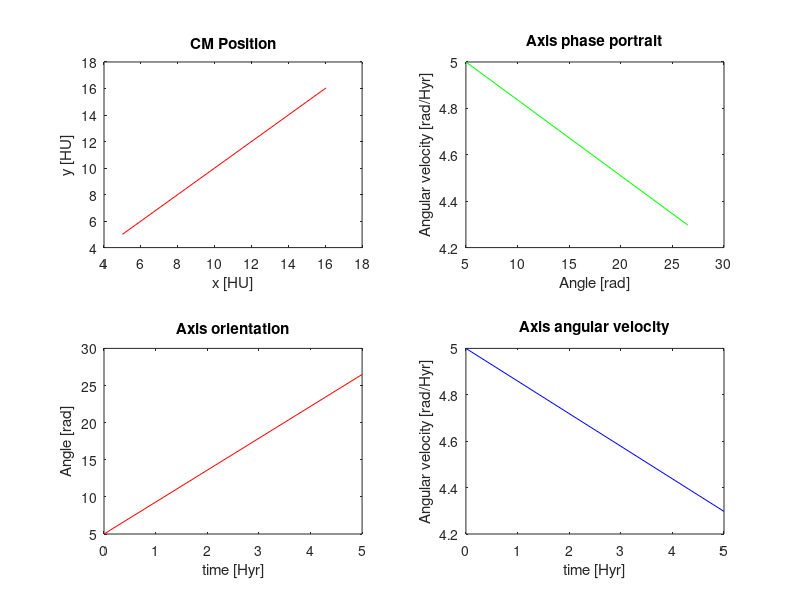

Recreate this plot in MATLAB.
%
% Simulation of chaotic tumbing of Hyperion, Saturn's moon, with Euler Cromer method
% Based on 'Computational Physics' book by N Giordano and H Nakanishi, Section 4.6
%
% by Kevin Berwick, revised to plot in place by Hisao Nakanishi, modified by Denes Molnar
%
clear all;
%
% Read initial conditions
% 
% position and velocity
x0 = input('Hyperion CM location: x [HU]: ');
y0 = input('                      y [HU]: ');
vx = input('                 v_x [HU/Hyr]: ');
vy = input('                 v_y [HU/Hyr]: ');
% angle (-pi,pi] and angular velocity
theta0 = input('Axis angle [rad]: ');
omega0 = input('Axis angular velocity [rad/Hyr]: ');
%
% Initialize computational parameters
%
t_end = input('simulation end time [Hyr]: ');
dt = input('dt [Hyr]: ');
nsteps = floor(t_end / dt + 0.5);
% storage for time history
x = zeros(nsteps + 1, 1);
y = zeros(nsteps + 1, 1);
theta = zeros(nsteps + 1, 1);
omega = zeros(nsteps + 1, 1);
t = zeros(nsteps + 1, 1);
% initialize using initconds
x(1) = x0;
y(1) = y0;
theta(1) = theta0;
omega(1) = omega0;
t(1) = 0;
%
% Euler-Cromer time evolution
%
GM = 4 * pi^2;  % G * M_saturn in HU-Hyr units
for i = 1:nsteps
    % radius for CM
    r = sqrt(x(i)^2 + y(i)^2);
    % update CM position
    vx_new = vx - GM * x(i) * dt / r^3;
    vy_new = vy - GM * y(i) * dt / r^3;
    x(i+1) = x(i) + vx_new * dt;
    y(i+1) = y(i) + vy_new * dt;
    t(i+1) = t(i) + dt;
    % update axis tilt and angular velocity
    omega(i+1) = omega(i) - dt * 3. * GM / r^5 ...
                 * (x(i) * sin(theta(i)) - y(i) * cos(theta(i))) ...
                 * (x(i) * cos(theta(i)) + y(i) * sin(theta(i)));
    theta(i+1) = theta(i) + omega(i+1) * dt;
    % map angle to (-pi,pi]
    x1 = theta(i+1) - floor(theta(i+1)/(2*pi)) * 2*pi;
    if (x1 > pi)
        theta(i+1) = x1 - 2*pi;
    end
    % update velocity (not stored in time history)
    vx = vx_new;
    vy = vy_new;
end
%
% Plot the results
%
clf;
subplot(2, 2, 1);
plot(x, y, 'r');
xlabel('x [HU]');
ylabel('y [HU]');
title('CM Position');
%
subplot(2, 2, 2);
plot(theta, omega, 'g');
xlabel('Angle [rad]');
ylabel('Angular velocity [rad/Hyr]');
title('Axis phase portrait');
%
subplot(2, 2, 3);
plot(t, theta, 'r');
xlabel('time [Hyr]');
ylabel('Angle [rad]');
title('Axis orientation');
%
subplot(2, 2, 4);
plot(t, omega, 'b');
xlabel('time [Hyr]');
ylabel('Angular velocity [rad/Hyr]');
title('Axis angular velocity');